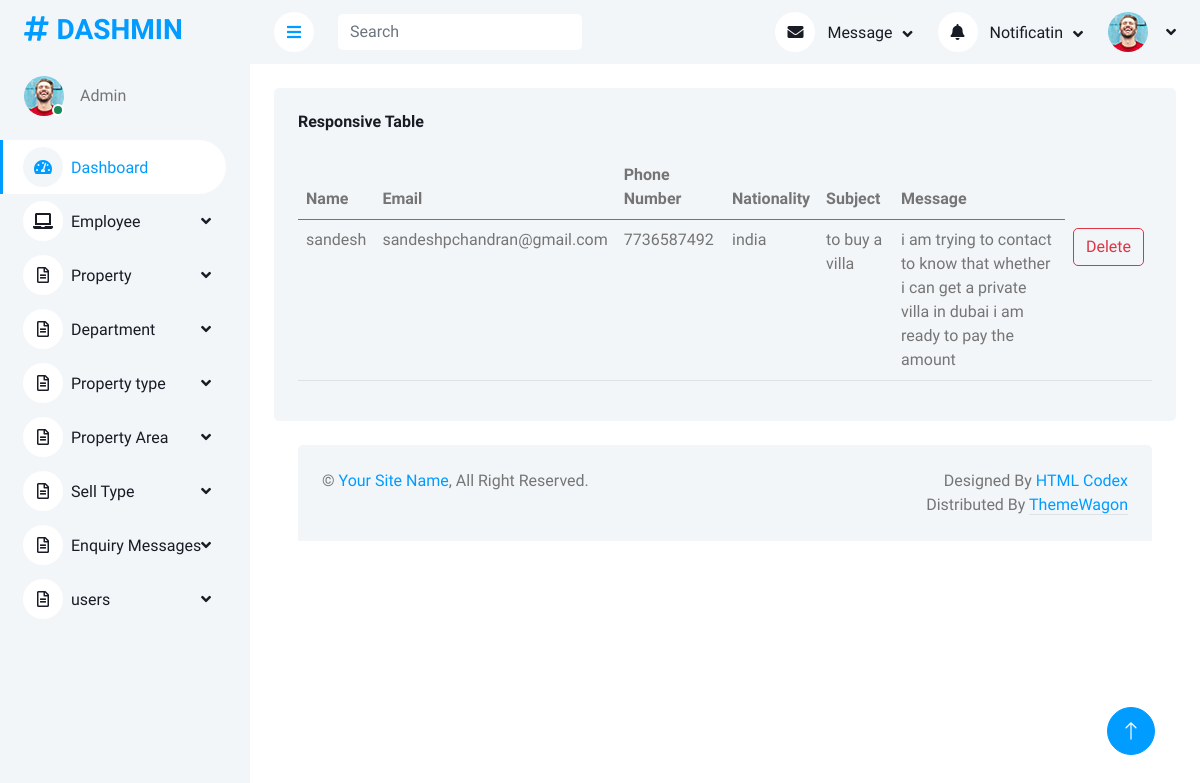
Screenshot of /MainApp/displaycontact/ with the database file from the repository.
### FrontEnd/models.py (models this page shows)
class contactdb(models.Model):
    cname=models.CharField(max_length=50,blank=True,null=True)
    cemail=models.CharField(max_length=50,blank=True,null=True)
    cnumber=models.CharField(max_length=50,blank=True,null=True)
    cnationality=models.CharField(max_length=50,blank=True,null=True)
    csubject=models.CharField(max_length=50,blank=True,null=True)
    cmessage=models.CharField(max_length=500,blank=True,null=True)

### MainApp/views.py (the view)
# urls.py: path('displaycontact/', views.displaycontact, name="displaycontact"),
def displaycontact(request):
    data=contactdb.objects.all()
    return render(request,"displaycontact.html",{'data':data})

### MainApp/templates/displaycontact.html (shortened to what this page needs)
<!DOCTYPE html>
{% extends 'index.html' %}
{% block content %}
<html lang="en">
<head>
</head>
<body>
<div class="bg-light rounded h-100 p-4">
                            <h6 class="mb-4">Responsive Table</h6>
                            <div class="table-responsive">
                                <table class="table">
                                    <thead>
                                       <tr>
                                       <th scope="col">Name</th>
                                       <th scope="col">Email</th>
                                       <th scope="col">Phone Number</th>
                                       <th scope="col">Nationality</th>
                                       <th scope="col">Subject</th>
                                       <th scope="col">Message</th>
                                    </tr>
                                    </thead>
                                    <tbody>
                                 {% for i in data %}
                                    <tr>
                                        <td>{{i.cname}}</td>
                                        <td>{{i.cemail}}</td>
                                        <td>{{i.cnumber}}</td>
                                        <td>{{i.cnationality}}</td>
                                        <td>{{i.csubject}}</td>
                                        <td>{{i.cmessage}}</td>
                                        <td>
                                            <form action="{% url 'deleteenqu' dataid=i.id %}">
                                                <button  class="btn btn-outline-danger " >Delete</button>
                                            </form>
                                        </td>
                                    </tr>
                                {% endfor %}
                                    </tbody>
                                </table>
                            </div>
                        </div>
</body>
</html>
{% endblock %}

### MainApp/static/css/style.css (style rules this page uses)
:root { --primary: #009CFF; --light: #F3F6F9; --dark: #191C24; }
.btn { transition: .5s; }

### rows the page displays
contactdb: cname "sandesh", cemail "sandeshpchandran@gmail.com", cnumber "7736587492", cnationality "india", csubject "to buy a villa", cmessage "i am trying to contact to know that whether i can get a private villa in dubai i am ready to pay the amount"
